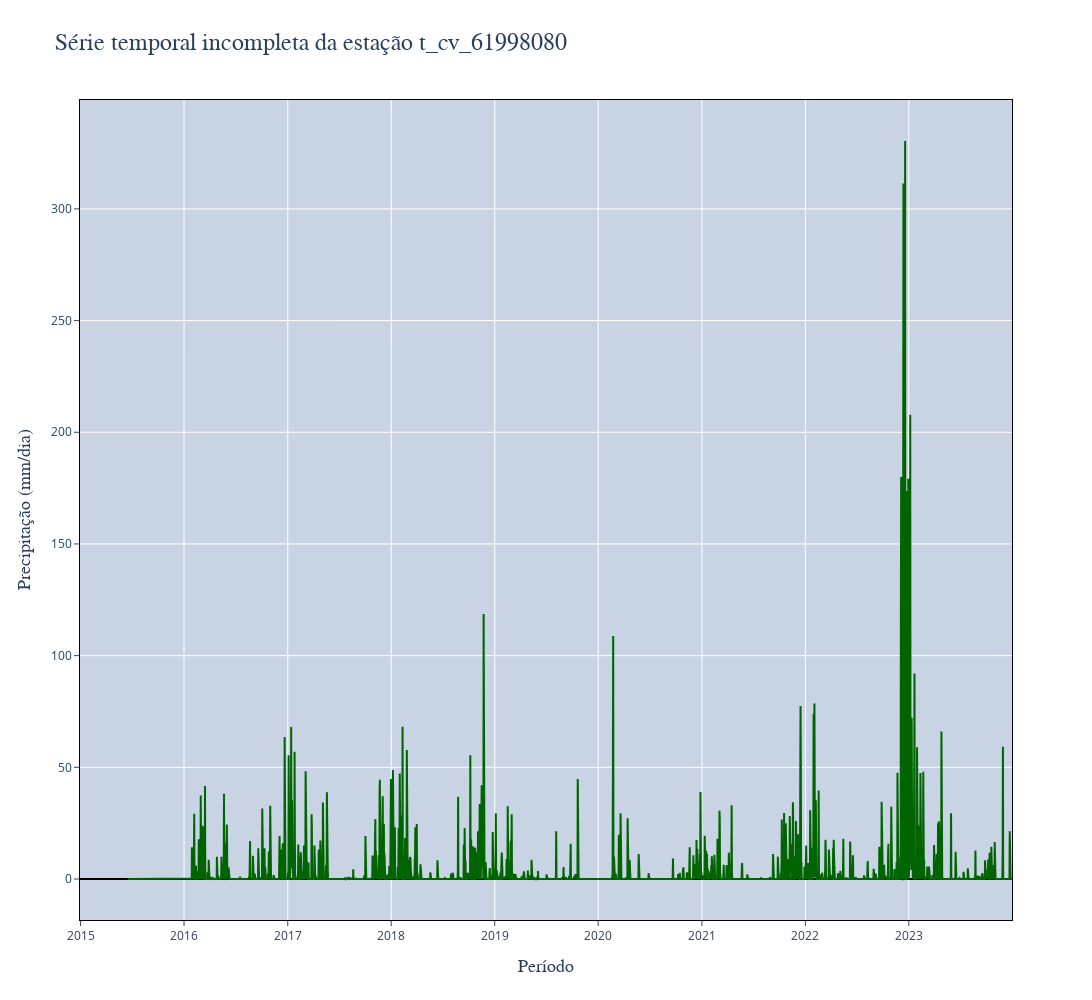

The notebook cell this image was saved under:
### Code cell
plot_serie_temporal(
    dataset=df,
    coluna="t_cv_61998080",
    tp_coluna="chuva",
    plot_title="Série temporal incompleta da estação {}".format("t_cv_61998080"),
    line_color="darkgreen",
    short_name="t_cv_61998080",
    pasta_resultados=pasta_resultados+"aed/",
    salvar=SALVAR_PLOTS
)

### Figure 1 — Plotly figure (JSON) as saved in the notebook; plotly's stock layout.template omitted (floating-point values rounded to 4 significant figures; data arrays with more than 128 entries replaced by an {"elided": "..."} marker saying what was removed)
{"data": [{"line": {"color": "darkgreen", "width": 2}, "mode": "lines", "name": "t_cv_61998080", "type": "scatter", "x": {"elided": "3289 str values"}, "y": {"elided": "3289 float values"}}], "layout": {"height": 1000, "hovermode": "x unified", "plot_bgcolor": "#c8d4e3", "title": {"font": {"family": "system-ui", "size": 24}, "text": "Série temporal incompleta da estação t_cv_61998080"}, "width": 1500, "xaxis": {"linecolor": "black", "mirror": true, "showline": true, "ticks": "outside", "title": {"font": {"family": "system-ui", "size": 18}, "text": "Período"}}, "yaxis": {"linecolor": "black", "mirror": true, "showline": true, "ticks": "outside", "title": {"font": {"family": "system-ui", "size": 18}, "text": "Precipitação (mm/dia)"}, "zerolinecolor": "black"}}}
